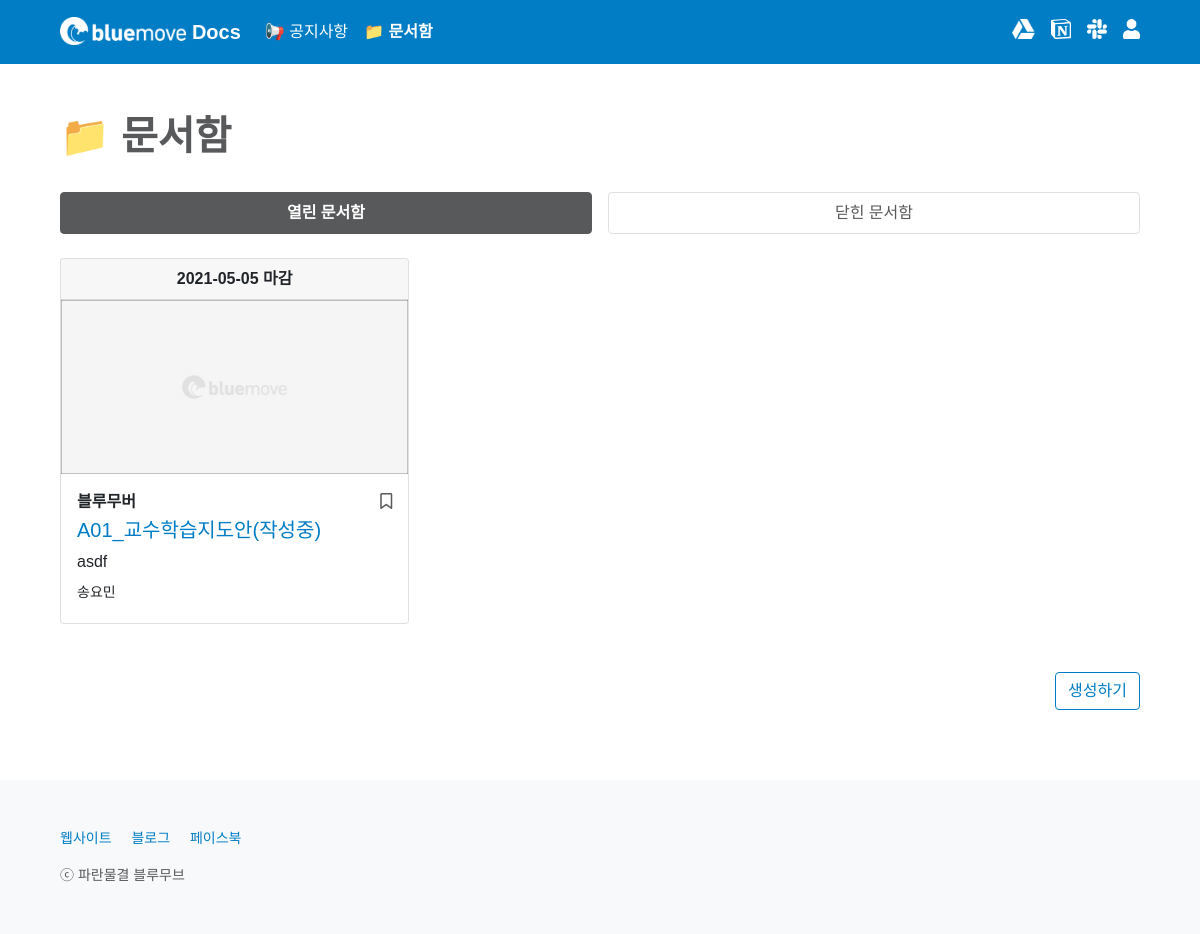
/box/ (signed in), run on the app's committed database.
### box/models.py (models this page shows, shortened)
class Box(models.Model):
    CATEGORY_CHOICES = {
        ('bluemover', '블루무버'),
        ('guest', '게스트'),
    }
    title = models.CharField(max_length = 50)
    writer = models.ForeignKey(User, on_delete=models.CASCADE)
    category = models.CharField(max_length = 50, choices = CATEGORY_CHOICES)
    drive_name = models.CharField(max_length = 50, null = True, blank = True)
    folder_name = models.CharField(max_length = 50, null = True, blank = True)
    folder_id = models.CharField(max_length = 100, null = True, blank = True)
    folder_prefix = models.CharField(max_length = 10, null = True, blank = True)
    official_template_flag = models.BooleanField(default = False)
    document_name = models.CharField(max_length = 50, null = True, blank = True)
    document_id = models.CharField(max_length = 300)
    channel_id = models.CharField(max_length = 50)
    channel_name = models.CharField(max_length = 50)
    deadline = models.DateField()
    deadline_update_flag = models.BooleanField(default = False)
    content = RichTextField()
    content_update_flag = models.BooleanField(default = False)
    image = models.ImageField(upload_to='images/', null = True, blank = True)
    created_at = models.DateField(auto_now_add = True)
    updated_at = models.DateField(auto_now = True)
    box_favorite_user_set = models.ManyToManyField(User, blank = True, related_name="box_favorite_user_set", through="Favorite")
    @property
    def deadline_is_tomorrow(self):
        return datetime.date.today() + datetime.timedelta(days = 1) == self.deadline
    @property
    def deadline_is_today(self):
        return datetime.date.today() == self.deadline
    @property
    def deadline_is_over(self):
        return datetime.date.today() > self.deadline
    @property
    def days_left_until_deadline(self):
        return self.deadline - datetime.date.today()

### box/views.py (the view)
# urls.py: path('', main, name='main'),
def main(request):
    if request.user.is_authenticated:
        profile = Profile.objects.get(user=request.user)
        if not profile.info_update_flag == True:
            return redirect('users:write_info', request.user.id)
        else:
            None
    else:
        None
    opened_boxes = Box.objects.filter(deadline__gte=datetime.date.today()).order_by('deadline')
    closed_boxes = Box.objects.filter(deadline__lt=datetime.date.today()).order_by('deadline')
    page = request.GET.get('page', 1)
    opened_paginator = Paginator(opened_boxes, 9)
    closed_paginator = Paginator(closed_boxes, 9)
    try:
        opened_boxes = opened_paginator.page(page)
        closed_boxes = closed_paginator.page(page)
    except PageNotAnInteger:
        opened_boxes = opened_paginator.page(1)
        closed_boxes = closed_paginator.page(1)
    except EmptyPage:
        opened_boxes = opened_paginator.page(opened_paginator.num_pages)
        closed_boxes = closed_paginator.page(closed_paginator.num_pages)
    return render(request, 'box/main.html', {'opened_boxes': opened_boxes, 'closed_boxes': closed_boxes})

### box/templates/box/main.html (shortened to what this page needs)
{% extends 'base.html' %}
{% block content %}
{% include 'shared/_navbar4box.html' %}
<main class="px-2 px-md-5">
    <div class="container-md mt-5">
        <h1 class="mb-4" style="font-weight: 600; color: #58595B;">📁 문서함</h1>
        {% include 'shared/_boxcard.html' %}
    </div>
</main>
{% endblock %}

### home/templates/shared/_boxcard.html (shortened to what this page needs)
<div class="pt-2">
    <ul class="nav nav-pills mb-3 nav-justified gap-3" id="pills-tab" role="tablist">
        <li class="nav-item mb-2" id="forBoxCSS" role="presentation">
            <a class="nav-link active" id="pills-opened-tab" data-bs-toggle="pill" href="#pills-opened" role="tab" aria-controls="pills-opened" aria-selected="true">열린 문서함</a>
        </li>
        <li class="nav-item mb-2" id="forBoxCSS" role="presentation">
            <a class="nav-link" id="pills-closed-tab" data-bs-toggle="pill" href="#pills-closed" role="tab" aria-controls="pills-closed" aria-selected="false">닫힌 문서함</a>
        </li>
    </ul>
</div>
<div class="tab-content" id="pills-tabContent">
    <div class="tab-pane fade show active" id="pills-opened" role="tabpanel" aria-labelledby="pills-opened-tab">
        <div class="row row-cols-1 row-cols-lg-3 row-cols-md-2 g-3" id="insideOpenedTab">
            {% for box in opened_boxes %}
            {% if box.deadline_is_over %}
            <div style="display: none;">
            {% else %}
            <div class="col">
            {% endif %}
                {% include 'shared/_boxcard_tabdata.html' %}
            </div>
            {% empty %}
            <div class="col" id="openedEmptyFlag"></div>
            <div class="col text-center"><br><h2 style="color: #CCCCCC; font-weight: 600;"><i class="far fa-folder-open"></i> 비어 있어요!</h2><p>열린 문서함이 없습니다.</p></div>
            {% endfor %}
        </div>
        {% if user.profile.level == 'bluemover' %}
        <div class="container-md d-grid gap-2 d-sm-flex justify-content-sm-end mt-5 p-0">
            <button onclick="wait()" id="wait" class="btn btn-outline-primary">생성하기</button>
        </div>
        {% endif %}
    </div>
</div>

### home/templates/shared/_boxcard_tabdata.html (shortened to what this page needs)
{% if box.deadline_is_tomorrow %}
<div class="card h-100" style="border: 1px solid #FFD969;">
{% elif box.deadline_is_today %}
<div class="card h-100" style="border: 1px solid #F5B5BC;">
{% elif box.deadline_is_over %}
<div class="card h-100" style="border: 1px solid #bcbebf;">
{% else %}
<div class="card h-100">
{% endif %}
    {% if box.deadline_is_tomorrow %}
    <div class="card-header d-flex justify-content-center" style="background-color: #fff3cd; border-bottom: 1px solid #FFD969;">
        <p class="m-0" style="font-weight: 600;">
            <i class="fas fa-exclamation-triangle"></i>
            {% if box.deadline_update_flag %}
            내일 마감 (일정 변경)
            {% else %}
            내일 마감
            {% endif %}
        </p>
    </div>
    {% else %}
    <div class="card-header d-flex justify-content-center">
        <p class="m-0" style="font-weight: 600;">
            {% if box.days_left_until_deadline.days > 7 %}
                {% if box.deadline_update_flag %}
                {{ box.deadline|date:'Y-m-d' }} 마감 (일정 변경)
                {% else %}
                {{ box.deadline|date:'Y-m-d' }} 마감
                {% endif %}
            {% else %}
                {% if box.deadline_update_flag %}
                {{ box.days_left_until_deadline.days }}일 후 마감 (일정 변경)
                {% else %}
                {{ box.days_left_until_deadline.days }}일 후 마감
                {% endif %}
            {% endif %}
        </p>
    </div>
    {% endif %}
    <div class="ratio" style="--aspect-ratio: 50%; position: relative; text-align: center;">
        <a href="{% url 'box:read' box.id %}{{ request.get_full_path|cut:request.path }}" onclick="openBox{{ box.id }}({{ box.id }});">
            <img src="
                {% if box.image %}
                    {{ box.image.url }}
                {% else %}
                    /static/images/1800x900-default.png
                {% endif %}
            " class="card-img-top hide{{ box.id }}-01" alt="문서함 이미지" style="height: 100%; object-fit: cover; object-position: 50% 50%; border-top-left-radius: 0; border-top-right-radius: 0;">
        </a>
    </div>
    <div class="card-body mb-1">
        <div class="d-flex w-100 justify-content-between">
            <p class="card-text mb-1" style="font-weight: 600;">
                {% if box.category == 'bluemover' %}
                    블루무버
                {% elif box.category == 'guest' %}
                    게스트
                {% else %}
                    알 수 없음
                {% endif %}
            </p>
            {% if user.is_authenticated %}
            {% if not request.path == '/box/' %}
            <a class="bookmark" href="{% url 'box:box_favorite' box.id %}?next={{ request.get_full_path }}#boxListPosition">
            {% else %}
            <a class="bookmark" href="{% url 'box:box_favorite' box.id %}?next={{ request.get_full_path }}">
            {% endif %}
                {% if user in box.box_favorite_user_set.all %}
                <p class="mb-1"><i class="fas fa-bookmark"></i></p>
                {% else %}
                <p class="mb-1"><i class="far fa-bookmark"></i></p>
                {% endif %}
            </a>
            {% endif %}
        </div>
        <h5 class="card-title" style="overflow: hidden; text-overflow: ellipsis; display: -webkit-box; -webkit-line-clamp: 2; -webkit-box-orient: vertical;"><a href="{% url 'box:read' box.id %}{{ request.get_full_path|cut:request.path }}" onclick="openBox{{ box.id }}({{ box.id }});">
            {% if box.folder_prefix != None %}
                {{ box.folder_prefix }}_{{ box.title }}
            {% else %}
                {{ box.title }}
            {% endif %}
        </a></h5>
        <p class="card-text mb-2" style="overflow: hidden; text-overflow: ellipsis; display: -webkit-box; -webkit-line-clamp: 3; -webkit-box-orient: vertical;">
            {{ box.content|striptags|safe }}
        </p>
        <div class="d-flex w-100 justify-content-between">
            <small>{{ box.writer.last_name }}{{ box.writer.first_name }}</small>
        </div>
    </div>
</div>

### home/templates/base.html (style rules this page uses)
body { min-height: 100vh; display: flex; flex-direction: column; }
main { flex: 1; }
a { color: #007DC5; text-decoration: none; }
#pills-tab > .nav-item { color: #58595B; }
.bookmark { color: #58595B; font-weight: 300; text-decoration: none; }
.btn-outline-primary { color: #007DC5; background-color: #FFFFFF; border-color: #007DC5; }
.nav-pills .nav-link { border: 1px solid rgba(0,0,0,.125); }
.nav-pills .nav-link.active, .nav-pills .show > .nav-link { font-weight: 600; border: 1px solid #58595B; background-color: #58595B; }
#forBoxCSS > .nav-link { color: #58595B; }
#forBoxCSS > .nav-link.active { color: #FFFFFF; }

### data on the page
Box: deadline "2021-05-05", category "블루무버", folder_prefix "A01", title "교수학습지도안(작성중)", content "asdf", writer.last_name "송", writer.first_name "요민"
